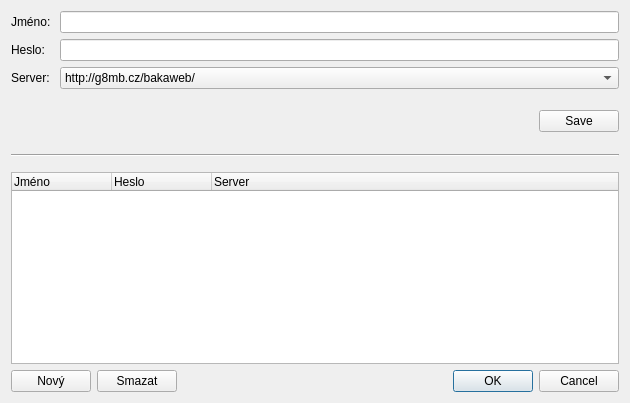
<?xml version="1.0" encoding="UTF-8"?>
<ui version="4.0">
 <class>nastaveni</class>
 <widget class="QDialog" name="nastaveni">
  <property name="geometry">
   <rect>
    <x>0</x>
    <y>0</y>
    <width>630</width>
    <height>403</height>
   </rect>
  </property>
  <property name="sizePolicy">
   <sizepolicy hsizetype="Preferred" vsizetype="Preferred">
    <horstretch>0</horstretch>
    <verstretch>0</verstretch>
   </sizepolicy>
  </property>
  <property name="windowTitle">
   <string>Nastavení přihlašovacích údajů</string>
  </property>
  <property name="windowIcon">
   <iconset resource="icons.qrc">
    <normaloff>:/icons/icon.png</normaloff>:/icons/icon.png</iconset>
  </property>
  <layout class="QFormLayout" name="formLayout">
   <property name="fieldGrowthPolicy">
    <enum>QFormLayout::AllNonFixedFieldsGrow</enum>
   </property>
   <item row="0" column="0">
    <widget class="QLabel" name="label">
     <property name="text">
      <string>Jméno: </string>
     </property>
    </widget>
   </item>
   <item row="0" column="1">
    <widget class="QLineEdit" name="jmeno"/>
   </item>
   <item row="1" column="0">
    <widget class="QLabel" name="label_2">
     <property name="text">
      <string>Heslo: </string>
     </property>
    </widget>
   </item>
   <item row="1" column="1">
    <widget class="QLineEdit" name="heslo"/>
   </item>
   <item row="2" column="0">
    <widget class="QLabel" name="label_3">
     <property name="text">
      <string>Server: </string>
     </property>
    </widget>
   </item>
   <item row="2" column="1">
    <widget class="QComboBox" name="server">
     <item>
      <property name="text">
       <string>http://g8mb.cz/bakaweb/</string>
      </property>
     </item>
     <item>
      <property name="text">
       <string>http://gserver/bakaweb/</string>
      </property>
     </item>
    </widget>
   </item>
   <item row="6" column="0" colspan="2">
    <widget class="Line" name="line">
     <property name="orientation">
      <enum>Qt::Horizontal</enum>
     </property>
    </widget>
   </item>
   <item row="7" column="0">
    <widget class="Line" name="line_2">
     <property name="orientation">
      <enum>Qt::Horizontal</enum>
     </property>
    </widget>
   </item>
   <item row="8" column="0" colspan="2">
    <widget class="QTreeWidget" name="treeWidget">
     <column>
      <property name="text">
       <string>Jméno</string>
      </property>
     </column>
     <column>
      <property name="text">
       <string>Heslo</string>
      </property>
     </column>
     <column>
      <property name="text">
       <string>Server</string>
      </property>
     </column>
    </widget>
   </item>
   <item row="9" column="0" colspan="2">
    <widget class="QFrame" name="frame">
     <property name="frameShape">
      <enum>QFrame::NoFrame</enum>
     </property>
     <property name="frameShadow">
      <enum>QFrame::Raised</enum>
     </property>
     <layout class="QHBoxLayout" name="horizontalLayout">
      <property name="margin">
       <number>0</number>
      </property>
      <item>
       <widget class="QPushButton" name="butNovy">
        <property name="text">
         <string>Nový</string>
        </property>
       </widget>
      </item>
      <item>
       <widget class="QPushButton" name="butSmazat">
        <property name="text">
         <string>Smazat</string>
        </property>
       </widget>
      </item>
      <item>
       <spacer name="horizontalSpacer_2">
        <property name="orientation">
         <enum>Qt::Horizontal</enum>
        </property>
        <property name="sizeHint" stdset="0">
         <size>
          <width>40</width>
          <height>20</height>
         </size>
        </property>
       </spacer>
      </item>
      <item>
       <widget class="QDialogButtonBox" name="buttonBox2">
        <property name="standardButtons">
         <set>QDialogButtonBox::Cancel|QDialogButtonBox::Ok</set>
        </property>
       </widget>
      </item>
     </layout>
    </widget>
   </item>
   <item row="5" column="0" colspan="2">
    <widget class="QFrame" name="frame_2">
     <property name="sizePolicy">
      <sizepolicy hsizetype="Expanding" vsizetype="Expanding">
       <horstretch>0</horstretch>
       <verstretch>0</verstretch>
      </sizepolicy>
     </property>
     <property name="minimumSize">
      <size>
       <width>0</width>
       <height>0</height>
      </size>
     </property>
     <property name="frameShape">
      <enum>QFrame::NoFrame</enum>
     </property>
     <property name="frameShadow">
      <enum>QFrame::Raised</enum>
     </property>
     <layout class="QHBoxLayout" name="horizontalLayout_2">
      <property name="spacing">
       <number>0</number>
      </property>
      <property name="margin">
       <number>0</number>
      </property>
      <item>
       <widget class="QLabel" name="info">
        <property name="text">
         <string/>
        </property>
       </widget>
      </item>
      <item>
       <widget class="QDialogButtonBox" name="buttonBox">
        <property name="sizePolicy">
         <sizepolicy hsizetype="Fixed" vsizetype="Fixed">
          <horstretch>0</horstretch>
          <verstretch>0</verstretch>
         </sizepolicy>
        </property>
        <property name="standardButtons">
         <set>QDialogButtonBox::Save</set>
        </property>
       </widget>
      </item>
     </layout>
    </widget>
   </item>
  </layout>
 </widget>
 <resources>
  <include location="icons.qrc"/>
 </resources>
 <connections/>
</ui>
